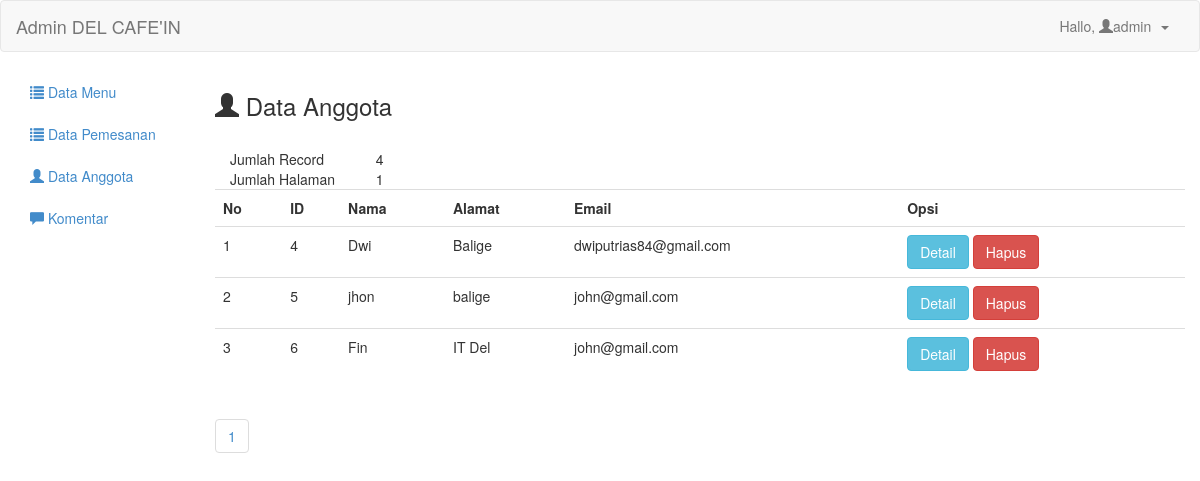
The app's page /admin/data_member.php (signed in) with its own data.
### tables this page shows
CREATE TABLE `users` (
  `id_user` int(11) NOT NULL,
  `nama` varchar(100) NOT NULL,
  `alamat` varchar(100) NOT NULL,
  `email` varchar(100) NOT NULL,
  `nohp` varchar(15) NOT NULL,
  `username` varchar(100) NOT NULL,
  `password` varchar(100) NOT NULL,
  `role` int(3) NOT NULL
);

### admin/data_member.php (the view, shortened to what this page needs)
<?php include 'header.php';	?>
<h3><span class="glyphicon glyphicon-user"></span>  Data Anggota</h3><br>
<?php
$per_hal=10;
$jumlah_record=mysqli_query($koneksi, "SELECT * from users");
$jum=mysqli_num_rows($jumlah_record);
$halaman=ceil($jum / $per_hal);
$page = (isset($_GET['page'])) ? (int)$_GET['page'] : 1;
$start = ($page - 1) * $per_hal;
?>
<div class="col-md-12">
	<table class="col-md-2">
		<tr>
			<td>Jumlah Record</td>
			<td><?php echo $jum; ?></td>
		</tr>
		<tr>
			<td>Jumlah Halaman</td>
			<td><?php echo $halaman; ?></td>
		</tr>
	</table>
</div>
<table class="table">
	<tr>
		<th>No</th>
		<th>ID</th>
		<th>Nama</th>
		<th>Alamat</th>
		<th>Email</th>
		<th>Opsi</th>
	</tr>
	<?php
	$mem=mysqli_query($koneksi, "select * from users where role = 2 limit $start, $per_hal");
	$no=1;
	while($m=mysqli_fetch_array($mem)){
		?>
		<tr>
			<td><?php echo $no++ ?></td>
			<td><?php echo $m['id_user'] ?></td>
			<td><?php echo $m['nama'] ?></td>
			<td><?php echo $m['alamat'] ?></td>
			<td><?php echo $m['email'] ?></td>
			<td>
				<a href="det_member.php?id=<?php echo $m['id_user']; ?>" class="btn btn-info">Detail</a>
				<a onclick="if(confirm('Apakah anda yakin ingin menghapus data ini ??')){ location.href='hapus_member.php?id=<?php echo $m['id_users']; ?>' }" class="btn btn-danger">Hapus</a>
			</td>
		</tr>
		<?php
	}
	?>
</table>
<ul class="pagination">
			<?php
			for($x=1;$x<=$halaman;$x++){
				?>
				<li><a href="?page=<?php echo $x ?>"><?php echo $x ?></a></li>
				<?php
			}
			?>
		</ul>
<?php include 'footer.php'; ?>

### records on screen
users: id_user "4", nama "Dwi", alamat "Balige", email "dwiputrias84@gmail.com"
users: id_user "5", nama "jhon", alamat "balige", email "john@gmail.com"
users: id_user "6", nama "Fin", alamat "IT Del", email "john@gmail.com"

### other values on screen
$_SESSION['username'] "admin"
$jum "4"
$halaman "1"
